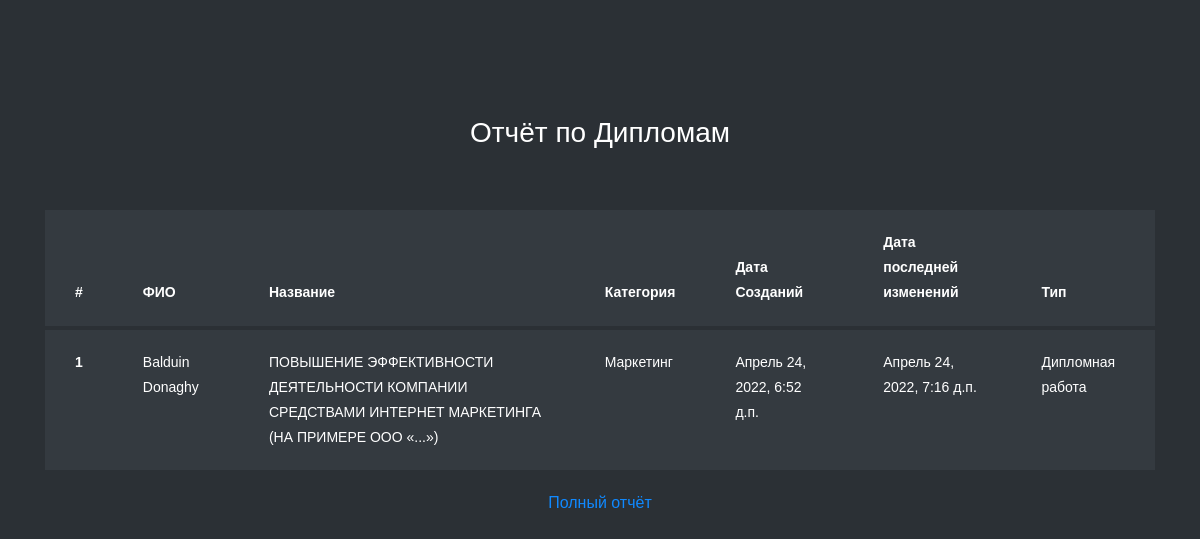
Page /admin_report_all_thesis/ (signed in) on the earlier database version.
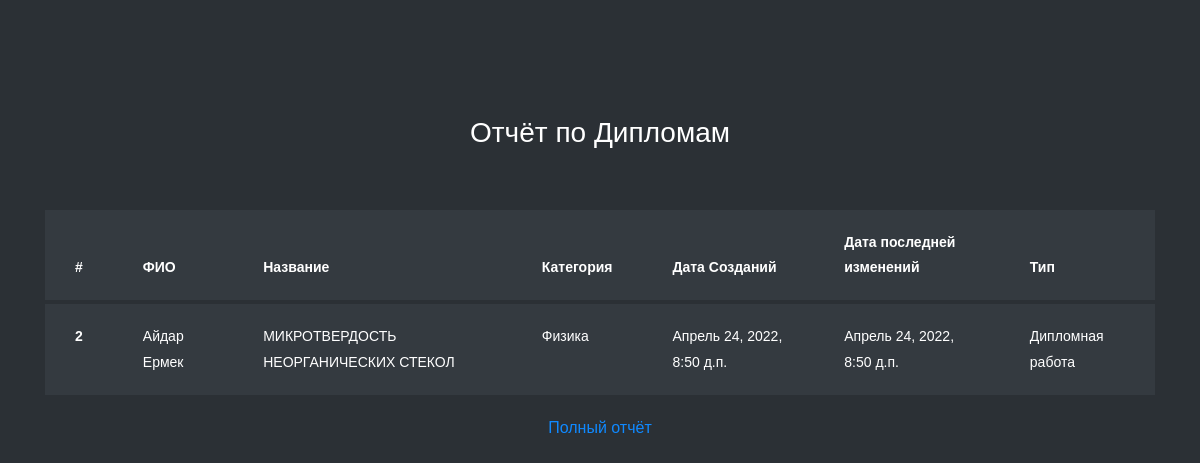
Same page on the later database version.
### DiDiStoreApp/models.py (models this page shows, shortened)
class TheSis(models.Model):
    student = models.ForeignKey(User,on_delete=models.CASCADE)
    name = models.CharField(max_length=100, verbose_name="Название")
    photo = models.ImageField(upload_to="photos/%Y/%m/%d/", verbose_name="Фото")
    category = models.ForeignKey(TheSisCategory, on_delete=models.CASCADE, verbose_name="Категория")
    file = models.FileField(upload_to="files/%Y/%m/%d/",verbose_name="Дипломная")
    created_at = models.DateTimeField(auto_now_add=True,verbose_name="Создано")
    updated_at = models.DateTimeField(auto_now=True,verbose_name="Последний изм.")
    desc = models.TextField(verbose_name="Описание")
    type = models.CharField(max_length=255,verbose_name="Тип",choices=TYPE_CHOICES,default="Дипломная работа")
    class Meta:
        verbose_name = "Дипломная"
        verbose_name_plural = "Дипломные"

class TheSisCategory(models.Model):
    name = models.CharField(max_length=100, verbose_name="Категория")
    def __str__(self):
        return self.name

### DiDiStoreApp/views.py (the view)
# urls.py: path("admin_report_all_thesis/", admin_report_thesis_all, name="admin_report_all_thesis"),
@user_passes_test(is_admin)
def admin_report_thesis_all(request):
    thesis = TheSis.objects.all()
    context={
        "thesis":thesis ,
    }
    return render(request,"DiDiStoreApp/admin_thesis_report.html",context)

### DiDiStoreApp/views.py (called while the page is built)
def is_admin(user):
    return user.groups.filter(name='ADMIN').exists()

### DiDiStoreApp/templates/DiDiStoreApp/admin_thesis_report.html (shortened to what this page needs)
{% load static %}
<!doctype html>
<html lang="en">
  <head>
	<link rel="stylesheet" href="https://stackpath.bootstrapcdn.com/font-awesome/4.7.0/css/font-awesome.min.css">
	<link rel="stylesheet" href="{% static 'DiDiStoreApp/css/style.css' %}">
	</head>
	<body>
	<section class="ftco-section">
		<div class="container">
			<div class="row justify-content-center">
				<div class="col-md-6 text-center mb-5">
					<h2 class="heading-section">Отчёт по Дипломам</h2>
				</div>
			</div>
			<div class="row">
				<div class="col-md-12">
					<div class="table-wrap">
						<table class="table table-bordered table-dark table-hover">
						  <thead>
						    <tr>
						      <th>#</th>
						      <th>ФИО</th>
						      <th>Название</th>
						      <th>Категория</th>
						      <th>Дата Cозданий</th>
						      <th>Дата последней изменений </th>
						      <th>Тип </th>
						    </tr>
						  </thead>
                            {% for j in thesis %}
						  <tbody>
						    <tr>
						      <th scope="row">{{ j.id }}</th>
						      <td>{{ j.student.first_name }} {{ j.student.last_name }}</td>
						      <td>{{ j.name }}</td>
						      <td>{{ j.category }}</td>
						      <td>{{ j.created_at }}</td>
						      <td>{{ j.updated_at }}</td>
						      <td>{{ j.type }}</td>
						    </tr>
						  </tbody>
			{% endfor %}
						</table>
                                                            <P align="center"><a href="{% url 'admin_report_all_thesis' %}">Полный отчёт</a></P>
					</div>
				</div>
			</div>
		</div>
	</section>
	</body>
</html>

Differences in the rows shown:
removed TheSis: id "1", student.first_name "Balduin", student.last_name "Donaghy", name "ПОВЫШЕНИЕ ЭФФЕКТИВНОСТИ ДЕЯТЕЛЬНОСТИ КОМПАНИИ СРЕДСТВАМИ ИНТЕРНЕТ МАРКЕТИНГА (НА ПРИМЕРЕ ООО «...»)", category "Маркетинг", created_at "Апрель 24, 2022, 6:52 д.п.", updated_at "Апрель 24, 2022, 7:16 д.п.", type "Дипломная работа"
added TheSis: id "2", student.first_name "Айдар", student.last_name "Ермек", name "МИКРОТВЕРДОСТЬ НЕОРГАНИЧЕСКИХ СТЕКОЛ", category "Физика", created_at "Апрель 24, 2022, 8:50 д.п.", updated_at "Апрель 24, 2022, 8:50 д.п.", type "Дипломная работа"
